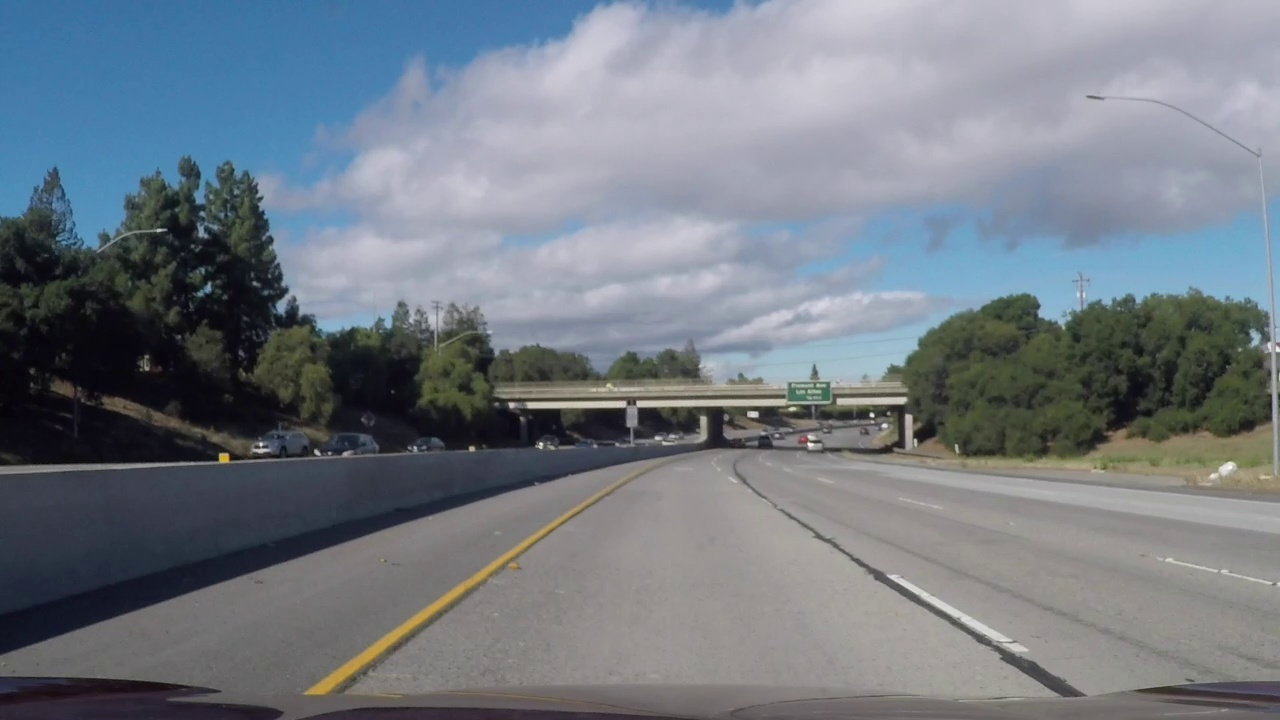
#> input picture test_images/challenge_video_frame_1.jpg, 1280 x 720 px
$ python -i Thresholding.py   (imports and definitions only)   (older library calls are emulated)
#> lines starting #> are read from the running program, lines starting #| are printed output that depends on the picture; after the words box and inside, x2 and y2 are one past the last pixel; in counts of white or black regions, pixels touching at a corner belong together
import cv2
import numpy as np

def abs_sobel_thresh(img, orient='x', sobel_kernel=3, thresh_min=0, thresh_max=255):

    # Apply the following steps to img
    # 1) Convert to grayscale
    gray = cv2.cvtColor(img, cv2.COLOR_BGR2GRAY)

    # 2) Take the derivative in x or y given orient = 'x' or 'y'
    if (orient == 'x'):
        sobelx = cv2.Sobel(gray, cv2.CV_64F, 1, 0, ksize=sobel_kernel)
        abs_sobel = np.absolute(sobelx)

    if (orient == 'y'):
        sobely = cv2.Sobel(gray, cv2.CV_64F, 0, 1, ksize=sobel_kernel)
        abs_sobel = np.absolute(sobely)

    # 4) Scale to 8-bit (0 - 255) then convert to type = np.uint8
    scaled_sobel = np.uint8(255*abs_sobel/np.max(abs_sobel))

    # 5) Create a mask of 1's where the scaled gradient magnitude
            # is > thresh_min and < thresh_max

    binary_output = np.zeros_like(scaled_sobel)
    binary_output[(scaled_sobel >= thresh_min) & (scaled_sobel <= thresh_max)] = 1
    # 6) Return this mask as your binary_output image
    #binary_output = np.copy(img) # Remove this line
    return binary_output

def mag_thresh(img, sobel_kernel=3, mag_thresh=(0, 255)):

    # Apply the following steps to img
    # 1) Convert to grayscale
    gray = cv2.cvtColor(img, cv2.COLOR_RGB2GRAY)

    # 2) Take the gradient in x and y separately
    sobelx = cv2.Sobel(gray, cv2.CV_64F, 1, 0, ksize=sobel_kernel)
    sobely = cv2.Sobel(gray, cv2.CV_64F, 0, 1, ksize=sobel_kernel)

    # 3) Calculate the magnitude

    abs_sobelx = np.absolute(sobelx)
    abs_sobely = np.absolute(sobely)
    gradmag = np.sqrt(sobelx**2 + sobely**2)

    scale_factor = np.max(gradmag)/255
    gradmag = (gradmag/scale_factor).astype(np.uint8)
    # Create a binary image of ones where threshold is met, zeros otherwise
    binary_output = np.zeros_like(gradmag)
    binary_output[(gradmag >= mag_thresh[0]) & (gradmag <= mag_thresh[1])] = 1
    return binary_output

def dir_threshold(img, sobel_kernel=3, thresh=(0, np.pi/2)):

    gray = cv2.cvtColor(img, cv2.COLOR_RGB2GRAY)
    # Calculate the x and y gradients
    sobelx = cv2.Sobel(gray, cv2.CV_64F, 1, 0, ksize=sobel_kernel)
    sobely = cv2.Sobel(gray, cv2.CV_64F, 0, 1, ksize=sobel_kernel)
    # Take the absolute value of the gradient direction,
    # apply a threshold, and create a binary image result
    absgraddir = np.arctan2(np.absolute(sobely), np.absolute(sobelx))
    binary_output =  np.zeros_like(absgraddir)
    binary_output[(absgraddir >= thresh[0]) & (absgraddir <= thresh[1])] = 1
    return binary_output

def hls_threshold(image, thresh_l=(160,255), thres_s=(180,255)):
    hls = cv2.cvtColor(image, cv2.COLOR_BGR2HLS)
    H = hls[:,:,0]
    L = hls[:,:,1]
    S = hls[:,:,2]

    s_binary = np.zeros_like(S)
    s_binary[(S > thres_s[0]) & (S <= thres_s[1])] = 1

    l_binary = np.zeros_like(L)
    l_binary[(L > thresh_l[0]) & (L <= thresh_l[1])] = 1

    return l_binary, s_binary

def luv_threshold(image, thresh_l=(215,255)):
    luv = cv2.cvtColor(image, cv2.COLOR_BGR2LUV)
    L = luv[:,:,0]
    U = luv[:,:,1]
    V = luv[:,:,2]

    l_binary = np.zeros_like(L)
    l_binary[(L > thresh_l[0]) & (L <= thresh_l[1])] = 1

    return l_binary

class Thresholding:

    def __inti__(self):
        pass

    def forward(self, image):
        ksize = 3 # Choose a larger odd number to smooth gradient measurements

        # Apply each of the thresholding functions
        gradx = abs_sobel_thresh(image, orient='x', sobel_kernel=ksize, thresh_min=20, thresh_max=110)
        grady = abs_sobel_thresh(image, orient='y', sobel_kernel=ksize, thresh_min=20, thresh_max=110)
        mag_binary = mag_thresh(image, sobel_kernel=ksize, mag_thresh=(90, 200))
        dir_binary = dir_threshold(image, sobel_kernel=15, thresh=(0.2, 0.4))
        l_binary, s_binary = hls_threshold(image)
        luv_binary = luv_threshold(image)

        combined = np.zeros_like(dir_binary)
        #combined[((gradx == 1) & (grady == 1)) | ((mag_binary == 1) & (dir_binary != 1)) & ((s_binary == 1) & (luv_binary == 1) & (l_binary != 1))] = 1
        combined[ ((gradx == 1) | ((mag_binary == 1) & (dir_binary == 1)) | ((s_binary == 1) | (luv_binary == 1))) ] = 1
        return combined

>>> import cv2
>>> picture = cv2.imread('test_images/challenge_video_frame_1.jpg')
#> picture is the input picture: shape (720, 1280, 3); mean B, G, R 131.8, 123, 115.2
>>> result = Thresholding().forward(picture)
#> in forward, `gradx = abs_sobel_thresh(image, orient='x', sobel_kernel=ksize, thresh..`:
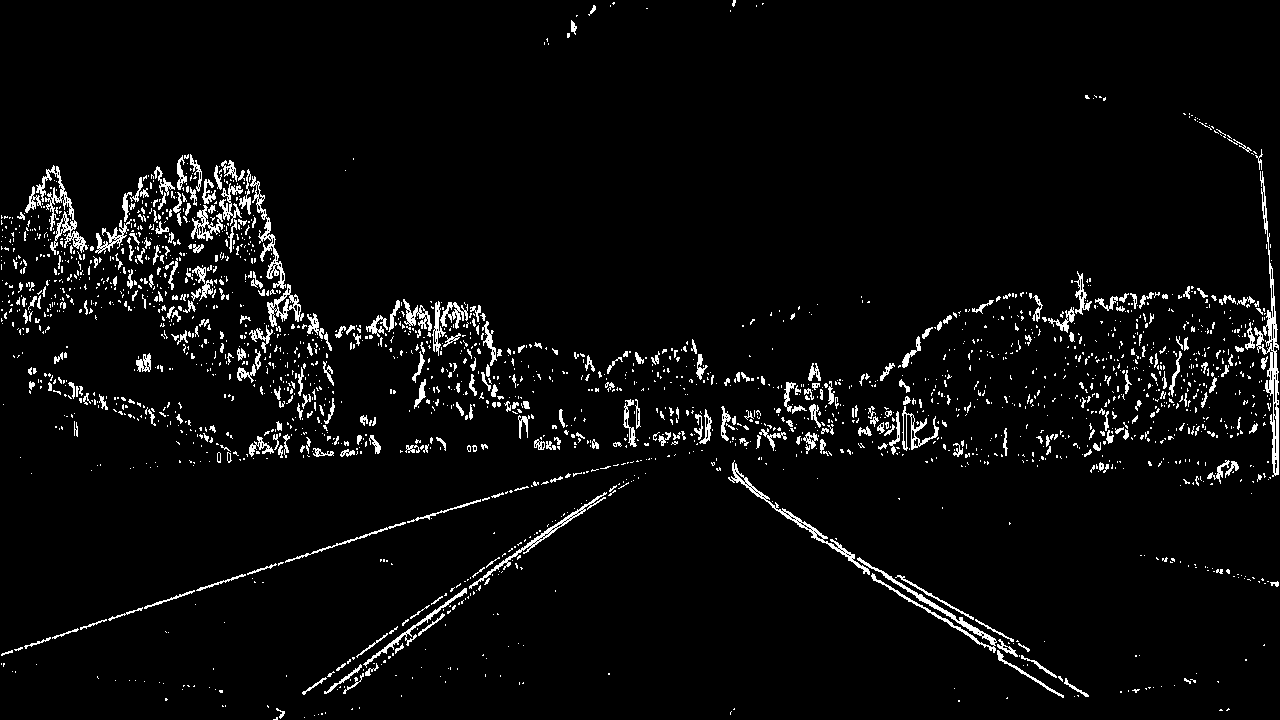
#> gradx: shape (720, 1280); values 0 (black) and 1 (white), 4.2% white in thin lines or dots
#> in forward, `grady = abs_sobel_thresh(image, orient='y', sobel_kernel=ksize, thresh..`:
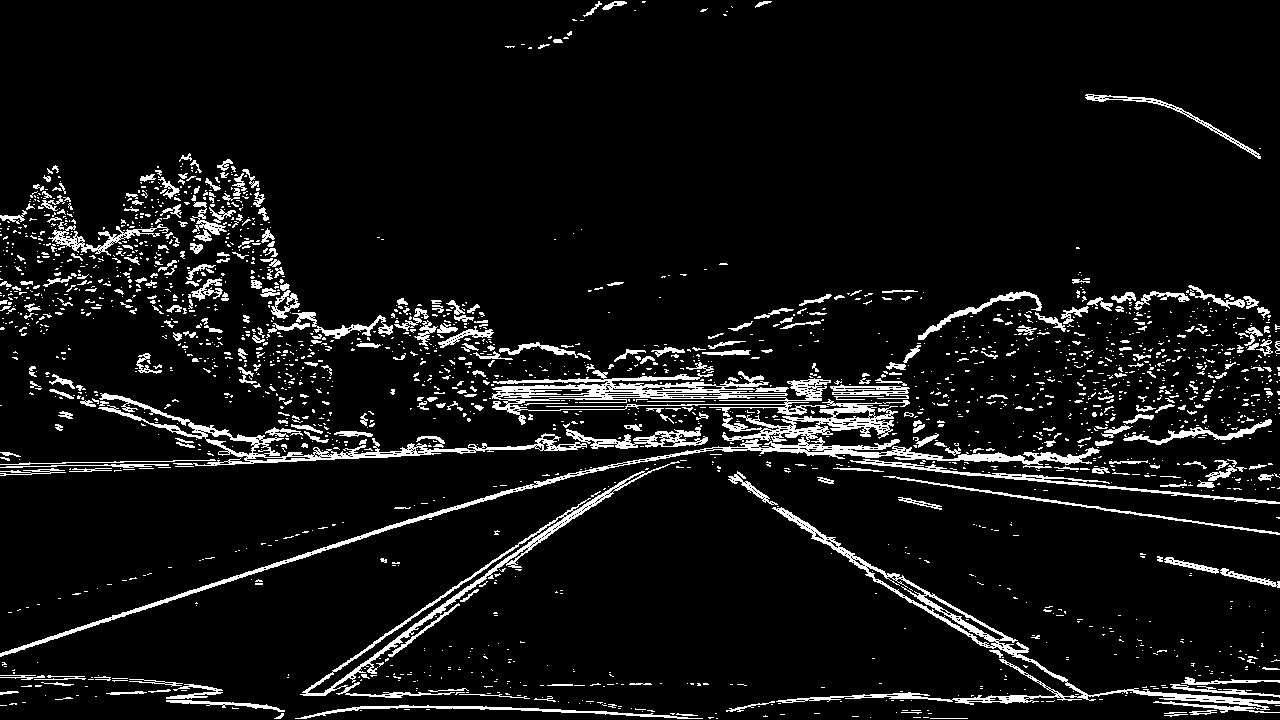
#> grady: shape (720, 1280); values 0 (black) and 1 (white), 7.4% white; 2236 white regions (1866 under 20 px), largest, box (x1, y1, x2, y2) and area: (0, 399, 1100, 657) 8160, (772, 507, 1280, 713) 5382, (492, 370, 831, 425) 5297
#> in mag_thresh, `scale_factor = np.max(gradmag)/255`: scale_factor = 2.43
#> in luv_threshold, `U = luv[:,:,1]`:
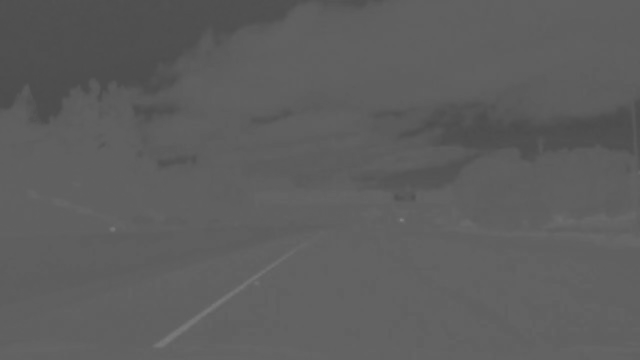
#> U: shape (720, 1280) (shown at 1/2 size); min 76, max 130, mean 93.8
#> in luv_threshold, `V = luv[:,:,2]`:
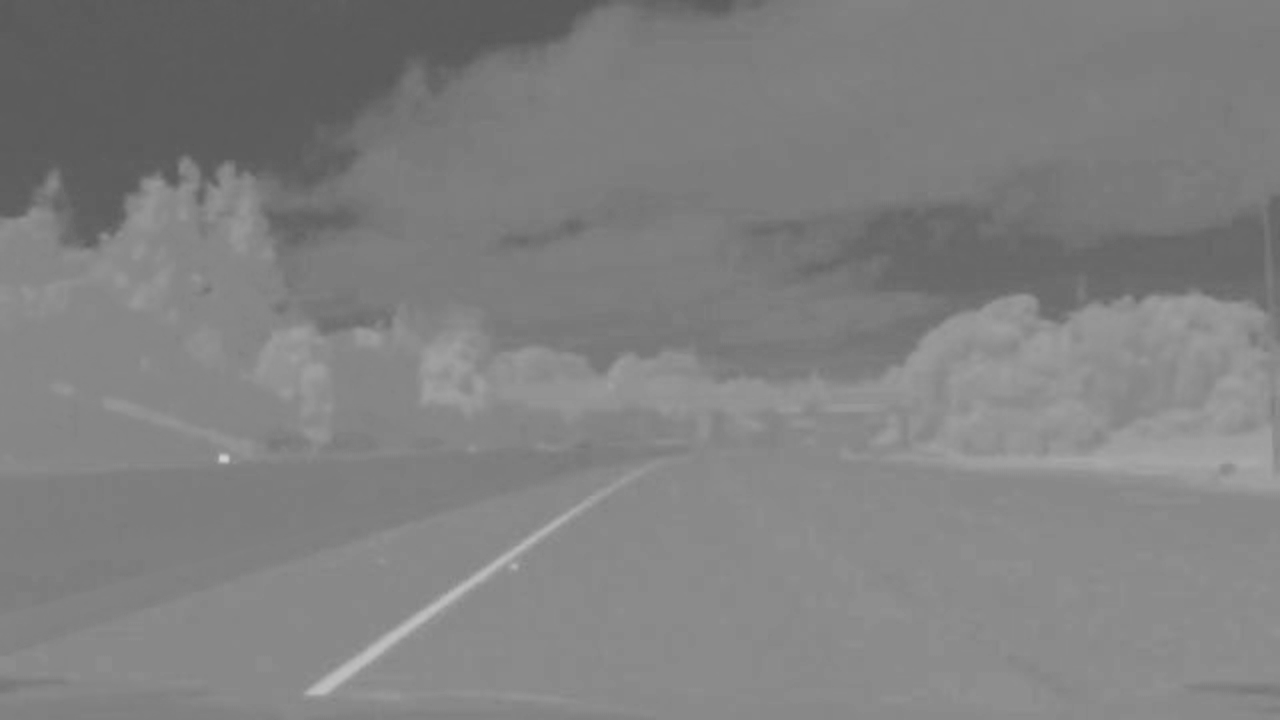
#> V: shape (720, 1280); min 88, max 208, mean 128.5
#> result: shape (720, 1280) float64; values 0 (black) and 1 (white), 4.3% white in thin lines or dots

$ run again, on test_images/challenge_video_frame_100.jpg
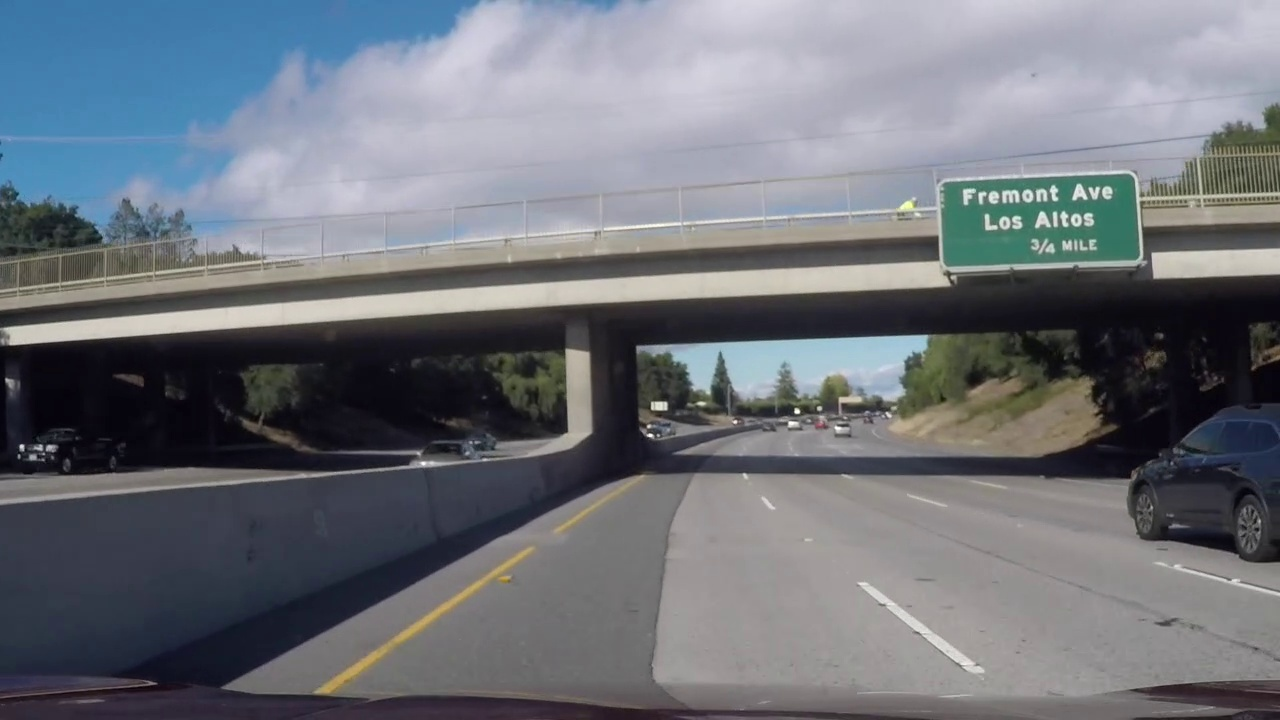
#> input picture test_images/challenge_video_frame_100.jpg, 1280 x 720 px
#> picture is the input picture: shape (720, 1280, 3); mean B, G, R 121.7, 114.4, 110.2
#> gradx: shape (720, 1280); values 0 (black) and 1 (white), 3.2% white in thin lines or dots
#> in forward, `grady = abs_sobel_thresh(image, orient='y', sobel_kernel=ksize, thresh..`:
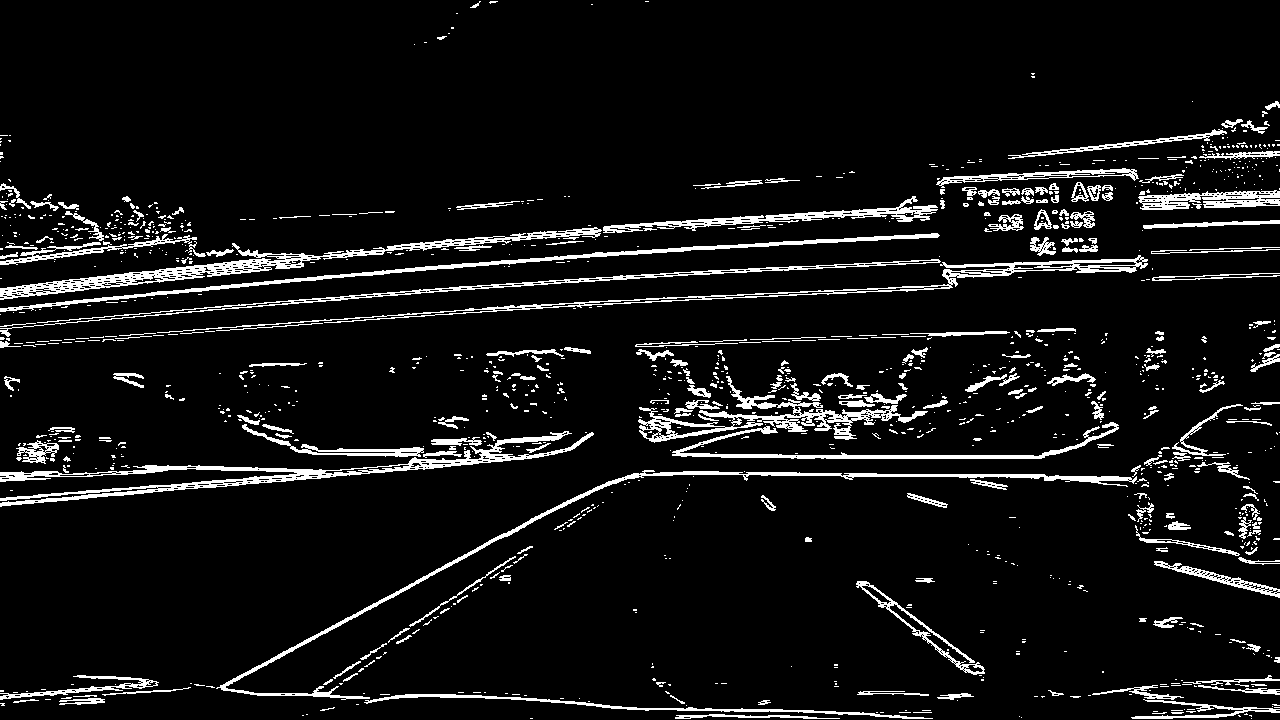
#> grady: shape (720, 1280); values 0 (black) and 1 (white), 7.4% white; 1269 white regions (1000 under 20 px), largest, box (x1, y1, x2, y2) and area: (0, 431, 594, 507) 5369, (0, 227, 602, 300) 4835, (216, 470, 1137, 700) 4189
#> scale_factor = 3
#> mag_binary: shape (720, 1280); values 0 (black) and 1 (white), 1.3% white in thin lines or dots, all inside (x1, y1, x2, y2) = (0, 148, 1280, 711)
#> dir_binary: shape (720, 1280) float64; values 0 (black) and 1 (white), 6.6% white in thin lines or dots
#> hls: shape (720, 1280, 3); mean of channels 0, 1, 2 89.1, 116, 34.7
#> l_binary: shape (720, 1280); values 0 (black) and 1 (white), 27.9% white; 331 white regions (246 under 20 px), largest, box (x1, y1, x2, y2) and area: (4, 0, 1280, 345) 230106, (653, 335, 928, 401) 10770, (1152, 249, 1280, 278) 3222
#> s_binary: shape (720, 1280); values 0 (black) and 1 (white), 0.01% white in thin lines or dots, all inside (x1, y1, x2, y2) = (0, 154, 1274, 694)
#> luv: shape (720, 1280, 3); mean of channels 0, 1, 2 119.5, 95, 130.6
#> luv_binary: shape (720, 1280); values 0 (black) and 1 (white), 0.36% white; 163 white regions (129 under 20 px), largest, box (x1, y1, x2, y2) and area: (721, 0, 780, 14) 492, (927, 636, 974, 665) 281, (888, 607, 931, 634) 236
#> `result = Thresholding().forward(picture)`:
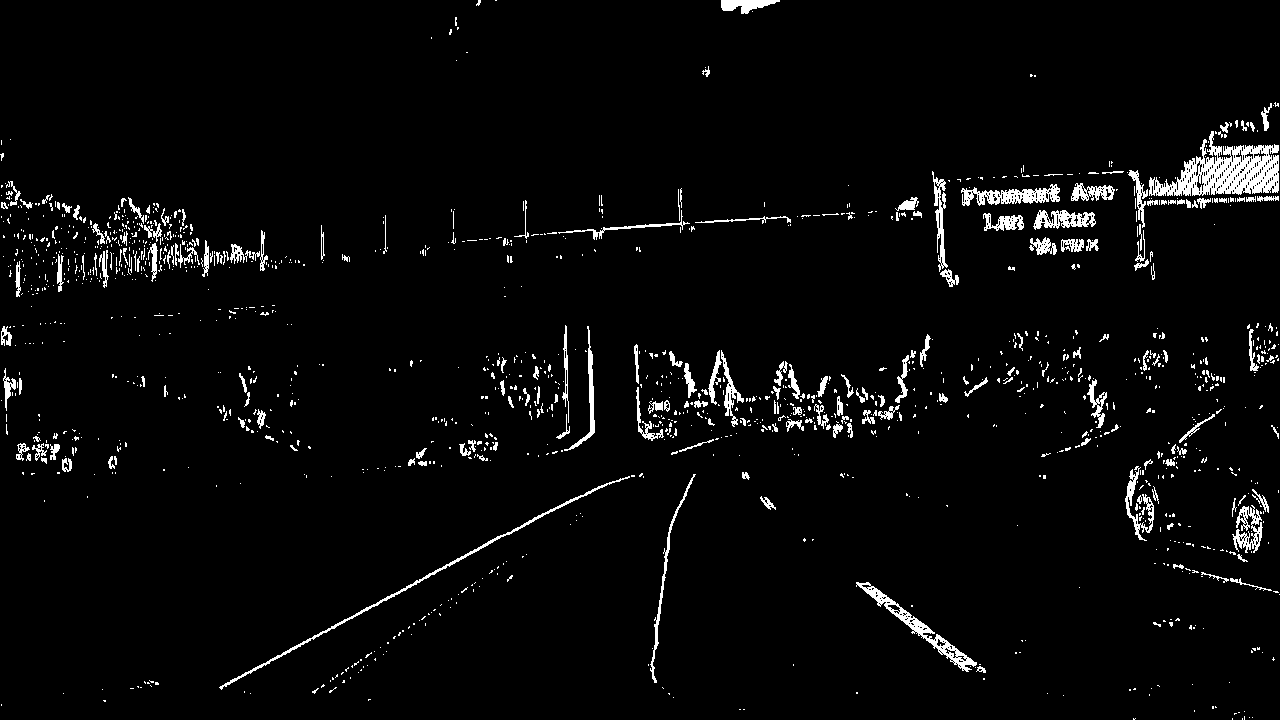
#> result: shape (720, 1280) float64; values 0 (black) and 1 (white), 3.5% white; 1409 white regions (1200 under 20 px), largest, box (x1, y1, x2, y2) and area: (1149, 131, 1279, 196) 4026, (856, 582, 977, 672) 1316, (219, 476, 630, 690) 1231
